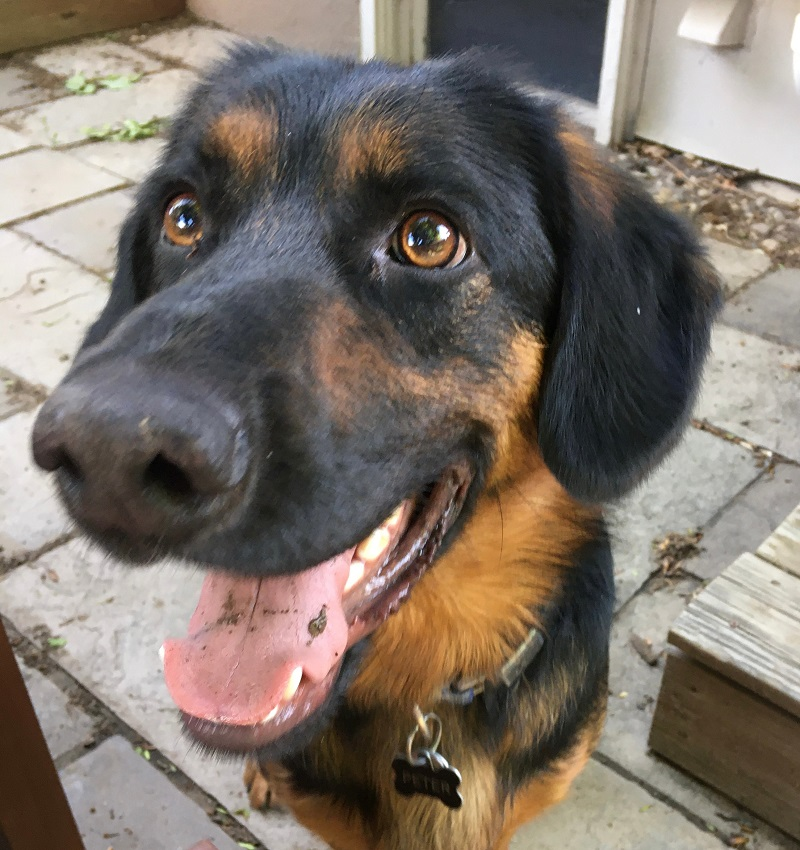
#> input picture petedog-lab.png, 800 x 850 px
$ jupyter execute DSCI369_Sp24_Lab8.ipynb
#> lines starting #> are read from the running program, lines starting #| are printed output that depends on the picture
### autocorr.py
# autocorr
# Compute cyclic autocorrelation of x.
#
# INPUT:
# x: A 1D array with d entries.
#
# OUTPUTS:
# X: The cycle autocorrelation of x. A 1D array with d entries.
#
# AUTHOR:
# Emily J. King

import numpy as np
#from scipy.fft import fft

def autocorr(x):
    X=np.real(np.fft.ifft(np.conj(np.fft.fft(x))*np.fft.fft(x)))
    return(X)

### DSCI369_Sp24_Lab8.ipynb
CSU DSCI 369 Lab 8
Instructor: Emily J. King
Spring 2024

Goals:  Better understand autocorrleation and 2D cross-correlation / convolution.

Files needed:
petedog-lab.png (or another image of your own choice)
autocorr.py

[cell 1]
import numpy as np
import matplotlib.pyplot as plt
import scipy

from autocorr import autocorr

Autocorrelation

Let's make a random periodic vector.

[cell 2]
r=np.random.rand(50)
per=np.tile(r,10)
plt.plot(per)
#> figure, not shown here; curve peaks at x = 20, y = 0.979

Now let's add noise to hide the periodicity.

[cell 3]
nper=per+0.5*np.random.normal(0,1,np.size(per))
plt.plot(nper)
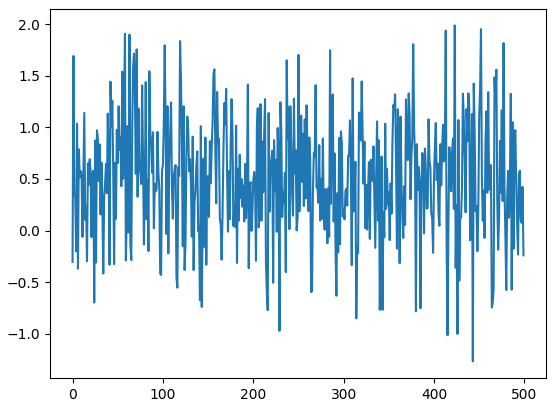
#> figure drawn by matplotlib, 1 panel; curve peaks at x = 423, y = 1.99

Now let's compute the (cyclic) autocorrelation.  (The function defined might not look like the definition of autocorrelation from the class, but it is mathematically the same and a better implentation than directly encoding the formula.)

[cell 4]
NPER=autocorr(nper)
plt.plot(NPER)
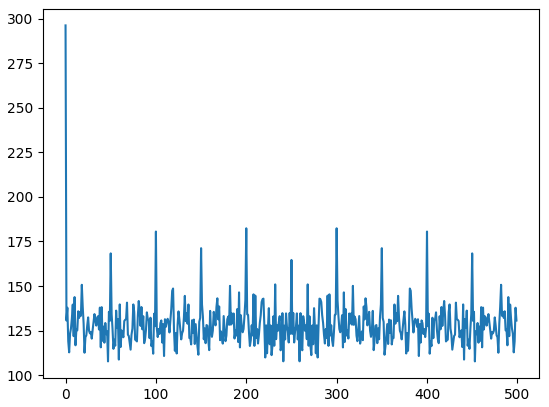
#> figure drawn by matplotlib, 1 panel; curve peaks at x = 0, y = 296.3

Discuss the output.

Convolving Pete Dog

Let's reload Pete Dog and look at him.  (You may also load another image of your choice by modifying the first command below.)

[cell 5]
I=plt.imread('petedog-lab.png')
#> I is the input picture: shape (850, 800, 3) float32; mean R, G, B 0.489, 0.449, 0.414
plt.imshow(I)

Let's add some noise.  Here, eta denotes the amount of noise ("noise level") and is a positive number where the larger the number, the more noise.  Remember that to add noise, we convert the image to double first.

[cell 6]
eta = 0.2
nI=I+eta*np.random.normal(0,1,size=I.shape)
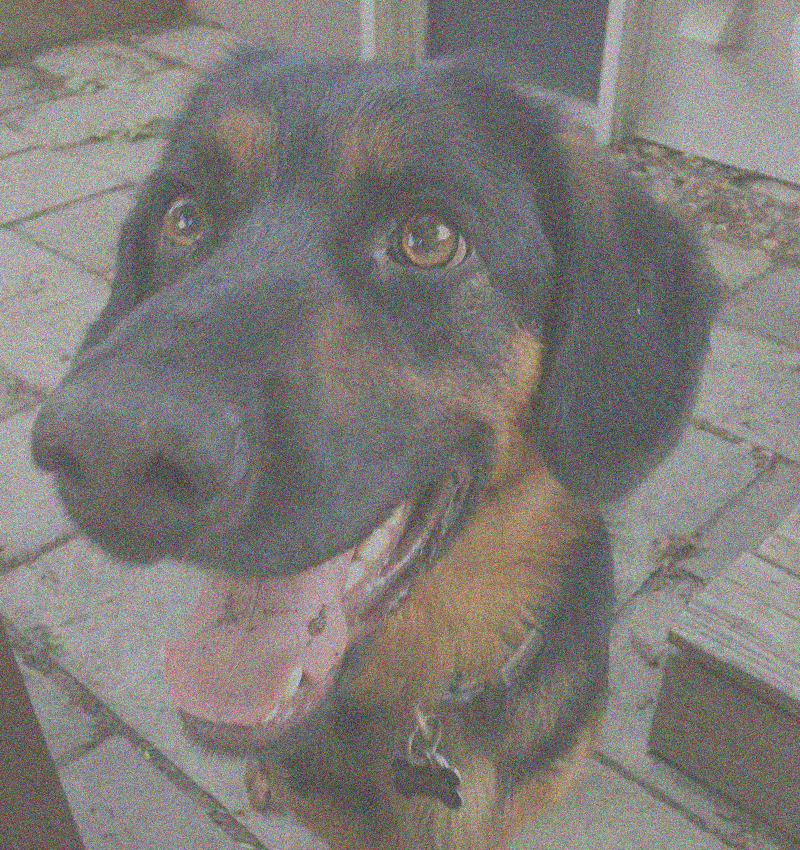
#> nI: shape (850, 800, 3) float64; mean R, G, B 0.489, 0.449, 0.414; drawn with min black and max white
plt.imshow(nI)
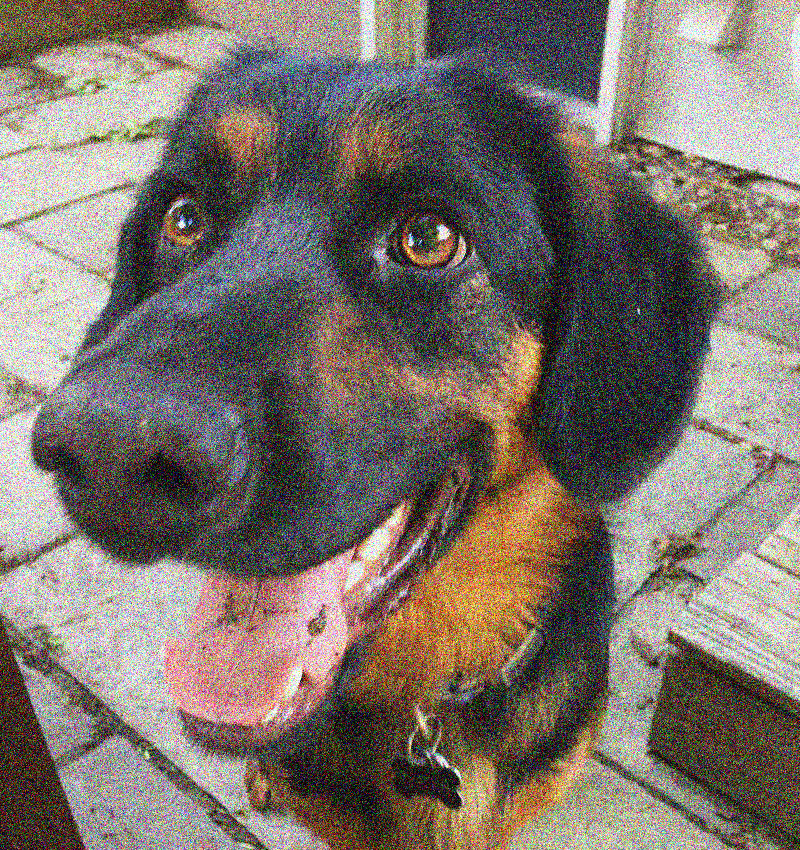
#> shown: shape (850, 800, 3) float64; mean R, G, B 0.489, 0.452, 0.42

Let's apply various Gaussian blurring. Note from Scipy documentation: The default filter size is 2*round(4*sigma)+1. So setting sigma to 0.25 results in a 3x3 and to 0.5 results in a 5x5.

Try sigma = 0.25, 0.5, 1, 2.5, 5.

[cell 7]
plt.imshow(scipy.ndimage.gaussian_filter(nI, sigma=2.5))
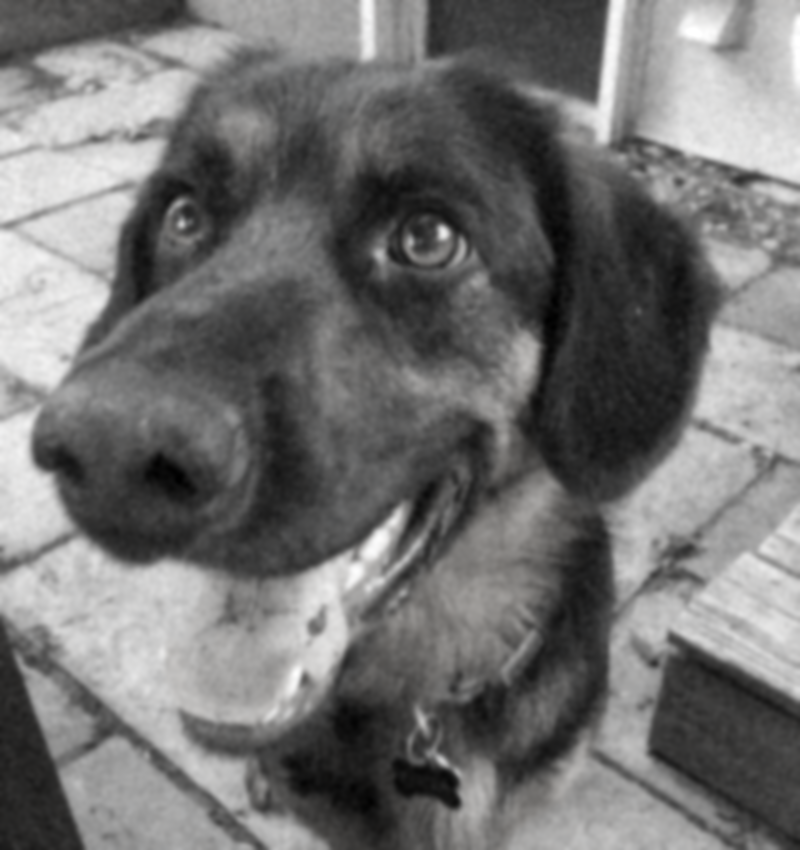
#> shown: shape (850, 800, 3) float64; mean R, G, B 0.452, 0.451, 0.449

Let's compute the cross correlation with the Sobel filter for horizontal edges.  For ease of visualization, we'll first convert the color image to a grayscale.  Note that scipy.ndimage.sobel(bwI, 1) yields the cross correlation of the Sobel filter for horizontal edges.

[cell 8]
bwI=0.2989 * I[:,:,0] + 0.5870 * I[:,:,1] + 0.1140 * I[:,:,2]
plt.imshow(scipy.ndimage.sobel(bwI, 1),cmap='gray')

And now for vertical edges.

[cell 9]
plt.imshow(scipy.ndimage.sobel(bwI, 0),cmap='gray')
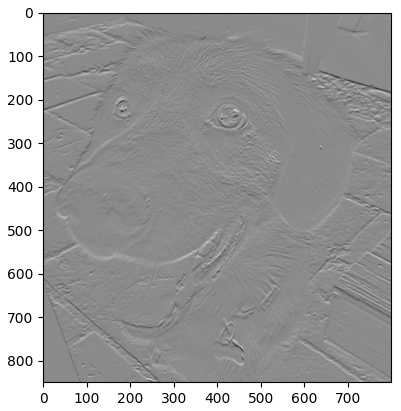
#> figure drawn by matplotlib, 1 panel

Exercises

1. Which of the sigma values used in the Gaussian blurring gave the "best" result?  (Note: There is no correct answer here, but you must justify your answer to get any credit.)

A sigma value of 2.5 seems to give the best result because it appears to make the image black and white and sufficiently removes noise. The sigma values greater than or less than 2.5 either don't remove the noise or (in the case of 5) make the image far too blurry to retain information about edges.

2. Create the following image.

[cell 10]
A=np.hstack((np.ones([500,250]), np.zeros([500,250])))

a. Visualize A.  (If you want grayscale visualization, you cmap='gray' as above.)

[cell 11]
plt.imshow(A)
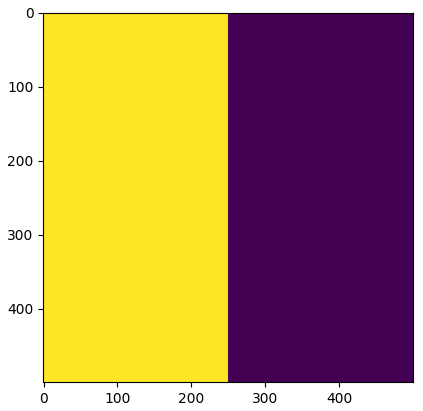
#> figure drawn by matplotlib, 1 panel

b. Choose a sigma level and perform a Gaussian filter on A. Visualize the output.

[cell 12]
plt.imshow(scipy.ndimage.gaussian_filter(A, sigma=5))
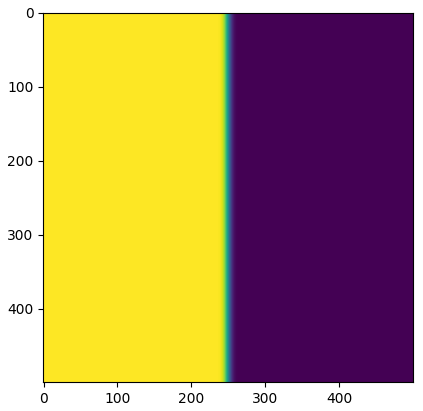
#> figure drawn by matplotlib, 1 panel

c. Explain why the output of b makes sense.

This output makes sense because a Gaussian filter effectively blurs an image.  Since the only edge in the image is the vertical line down the center, this is the only place where the blur is effective.  Blurring a solid color has no effect.

d. Compute the cross correlation of A with the Sobel filter for horizontal edges. Visualize the output.

[cell 13]
plt.imshow(scipy.ndimage.sobel(A, 1),cmap='gray')
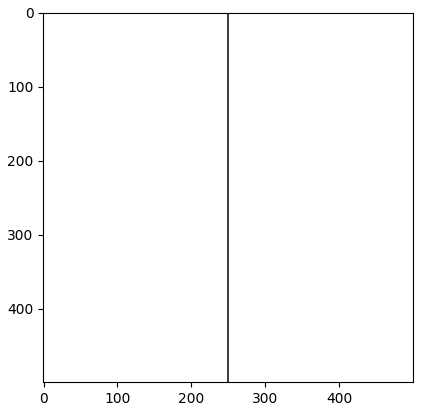
#> figure drawn by matplotlib, 1 panel

e. Explain why the output of d makes sense

This output makes sense because A is two rectangles next to eachother.  The only edge in the image is a horizontal edge in the middle, so it makes sense that it is the only thing that would be picked up by a cross correlation of A and a horizontal Sobel filter.

f. Compute the cross correlation of A with the Sobel filter for vertical edges. Visualize the output.

[cell 14]
plt.imshow(scipy.ndimage.sobel(A, 0),cmap='gray')
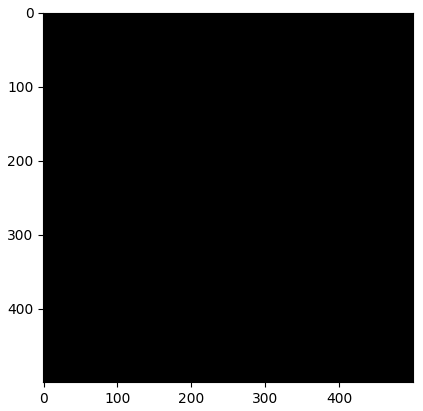
#> figure drawn by matplotlib, 1 panel
